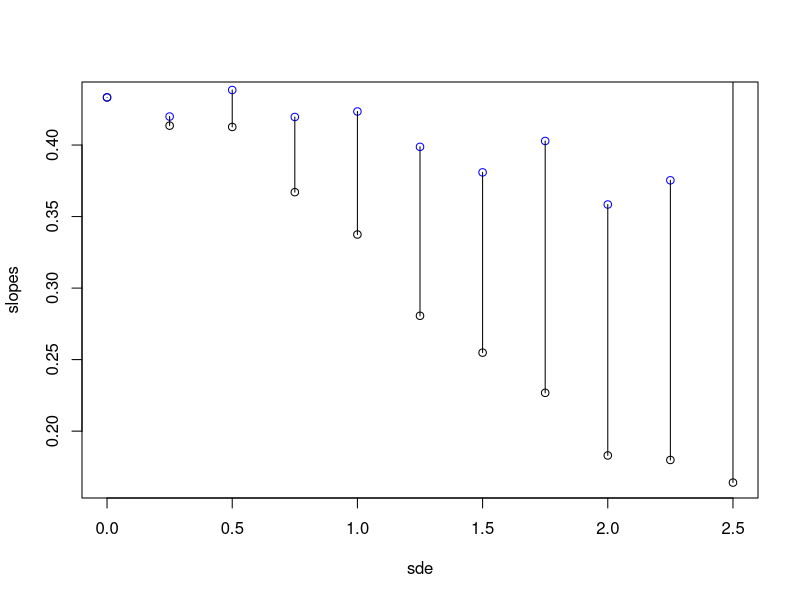

Source code (R):
#How error in x- and y-variables affect the slope
rm(list=ls())
set.seed(85)
x = rnorm(n=200, mean=10, sd=2)
y = 0.4*x + rnorm(200, 0, 1)


#Add error to x
#Create a vector of standard deviation, from 0 to 5 with step by 0.5
sde = seq(0,2.5,by=0.25)

#A variable slopes as empty value
slopes = NULL
new_slopes=NULL
#We create 11 different data set, to have 11 diffent slopes value
for (i in 1:length(sde)){
  xe=x+rnorm(n=200,mean=0,sd=sde[i]) #Creat x error value with the new sd
  m=lm(y~xe)
  cf = summary(m)$coef
  slopes[i]=cf[2,1] #Take the slope value and append to the slopes variable
  k=1-(sde[i]^2)/var(xe) #calculate K
  new_slopes[i]=cf[2,1]/k #calculate the correct slopes and put it into new_slopes
}

#Error plot
plot(sde, slopes) 

#Plot the correct plot
points(sde, new_slopes, col='blue')

segments(sde,slopes,sde,new_slopes) #Connect the points



